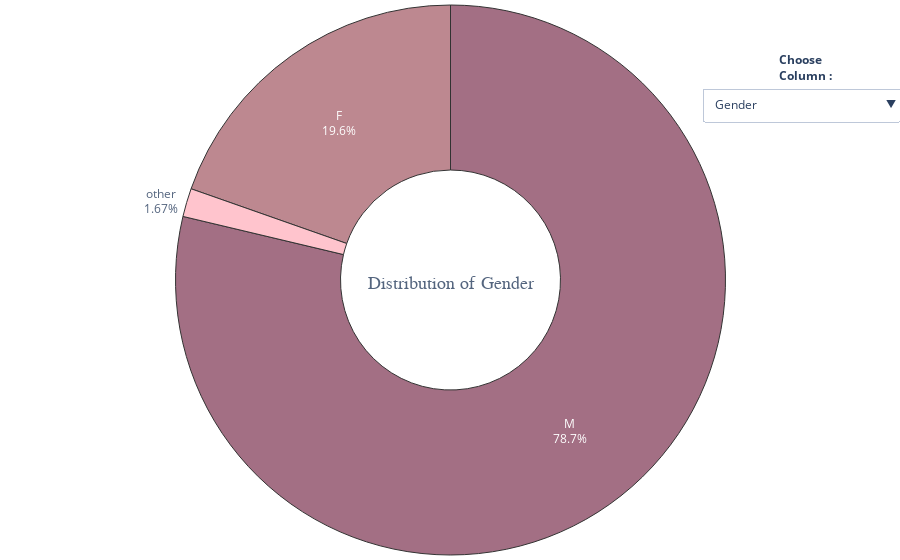

Notebook code for this chart:
### Code cell
buttons = []
i = 0
vis = [False] * 24

for col in df_.columns:
    vis[i] = True
    buttons.append({'label' : col,
             'method' : 'update',
             'args'   : [{'visible' : vis},
             {'title'  : col}] })
    i+=1
    vis = [False] * 24

fig = go.Figure()
for col in df_.columns:
    fig.add_trace(go.Pie(
             values = df_[col].value_counts(),
             labels = df_[col].value_counts().index,
             title = dict(text = 'Distribution of {}'.format(col),
                          font = dict(size=18, family = 'Times New Roman'),
                          ),
             hole = 0.4,
             hoverinfo='label+percent',))
fig.update_traces(hoverinfo='label+percent',
                  textinfo='label+percent',
                  textfont_size=12,
                  opacity = 0.8,
                  showlegend = False,
                  marker = dict(colors = sns.color_palette(palette1).as_hex(),
                              line=dict(color='#000000', width=1)))
              
fig.update_layout(margin=dict(t=0, b=0, l=0, r=0),
                  updatemenus = [dict(
                        type = 'dropdown',
                        x = 1.15,
                        y = 0.85,
                        showactive = True,
                        active = 0,
                        buttons = buttons)],
                 annotations=[
                             dict(text = "<b>Choose<br>Column<b> : ",
                             showarrow=False,
                             x = 1.06, y = 0.92, yref = "paper", align = "left")])
for i in range(1,22):
    fig.data[i].visible = False
fig.show()

### Figure 1 — Plotly figure (JSON) as saved in the notebook; plotly's stock layout.template omitted (floating-point values rounded to 4 significant figures)
{"data": [{"hole": 0.4, "hoverinfo": "label+percent", "labels": ["M", "F", "other"], "marker": {"colors": ["#8d4c66", "#ad6b75", "#ffb6c1", "#f0b2b2", "#c1f8d8", "#d8bfd8", "#e0b0ff", "#ffb6c1", "#f0b2b2", "#f8d8c1", "#fffacd", "#d2b48c", "#d6b39f", "#c48d86"], "line": {"color": "#000000", "width": 1}}, "opacity": 0.8, "showlegend": false, "textfont": {"size": 12}, "textinfo": "label+percent", "title": {"font": {"family": "Times New Roman", "size": 18}, "text": "Distribution of Gender"}, "type": "pie", "values": [991, 247, 21]}, {"hole": 0.4, "hoverinfo": "label+percent", "labels": ["No", "Yes"], "marker": {"colors": ["#8d4c66", "#ad6b75", "#ffb6c1", "#f0b2b2", "#c1f8d8", "#d8bfd8", "#e0b0ff", "#ffb6c1", "#f0b2b2", "#f8d8c1", "#fffacd", "#d2b48c", "#d6b39f", "#c48d86"], "line": {"color": "#000000", "width": 1}}, "opacity": 0.8, "showlegend": false, "textfont": {"size": 12}, "textinfo": "label+percent", "title": {"font": {"family": "Times New Roman", "size": 18}, "text": "Distribution of self_employed"}, "type": "pie", "values": [1109, 150], "visible": false}, {"hole": 0.4, "hoverinfo": "label+percent", "labels": ["No", "Yes"], "marker": {"colors": ["#8d4c66", "#ad6b75", "#ffb6c1", "#f0b2b2", "#c1f8d8", "#d8bfd8", "#e0b0ff", "#ffb6c1", "#f0b2b2", "#f8d8c1", "#fffacd", "#d2b48c", "#d6b39f", "#c48d86"], "line": {"color": "#000000", "width": 1}}, "opacity": 0.8, "showlegend": false, "textfont": {"size": 12}, "textinfo": "label+percent", "title": {"font": {"family": "Times New Roman", "size": 18}, "text": "Distribution of family_history"}, "type": "pie", "values": [767, 492], "visible": false}, {"hole": 0.4, "hoverinfo": "label+percent", "labels": ["Yes", "No"], "marker": {"colors": ["#8d4c66", "#ad6b75", "#ffb6c1", "#f0b2b2", "#c1f8d8", "#d8bfd8", "#e0b0ff", "#ffb6c1", "#f0b2b2", "#f8d8c1", "#fffacd", "#d2b48c", "#d6b39f", "#c48d86"], "line": {"color": "#000000", "width": 1}}, "opacity": 0.8, "showlegend": false, "textfont": {"size": 12}, "textinfo": "label+percent", "title": {"font": {"family": "Times New Roman", "size": 18}, "text": "Distribution of treatment"}, "type": "pie", "values": [637, 622], "visible": false}, {"hole": 0.4, "hoverinfo": "label+percent", "labels": ["Sometimes", "Never", "Rarely", "Often"], "marker": {"colors": ["#8d4c66", "#ad6b75", "#ffb6c1", "#f0b2b2", "#c1f8d8", "#d8bfd8", "#e0b0ff", "#ffb6c1", "#f0b2b2", "#f8d8c1", "#fffacd", "#d2b48c", "#d6b39f", "#c48d86"], "line": {"color": "#000000", "width": 1}}, "opacity": 0.8, "showlegend": false, "textfont": {"size": 12}, "textinfo": "label+percent", "title": {"font": {"family": "Times New Roman", "size": 18}, "text": "Distribution of work_interfere"}, "type": "pie", "values": [604, 256, 218, 181], "visible": false}, {"hole": 0.4, "hoverinfo": "label+percent", "labels": ["6-25", "26-100", "More than 1000", "100-500", "1-5", "500-1000"], "marker": {"colors": ["#8d4c66", "#ad6b75", "#ffb6c1", "#f0b2b2", "#c1f8d8", "#d8bfd8", "#e0b0ff", "#ffb6c1", "#f0b2b2", "#f8d8c1", "#fffacd", "#d2b48c", "#d6b39f", "#c48d86"], "line": {"color": "#000000", "width": 1}}, "opacity": 0.8, "showlegend": false, "textfont": {"size": 12}, "textinfo": "label+percent", "title": {"font": {"family": "Times New Roman", "size": 18}, "text": "Distribution of no_employees"}, "type": "pie", "values": [290, 289, 282, 176, 162, 60], "visible": false}, {"hole": 0.4, "hoverinfo": "label+percent", "labels": ["No", "Yes"], "marker": {"colors": ["#8d4c66", "#ad6b75", "#ffb6c1", "#f0b2b2", "#c1f8d8", "#d8bfd8", "#e0b0ff", "#ffb6c1", "#f0b2b2", "#f8d8c1", "#fffacd", "#d2b48c", "#d6b39f", "#c48d86"], "line": {"color": "#000000", "width": 1}}, "opacity": 0.8, "showlegend": false, "textfont": {"size": 12}, "textinfo": "label+percent", "title": {"font": {"family": "Times New Roman", "size": 18}, "text": "Distribution of remote_work"}, "type": "pie", "values": [883, 376], "visible": false}, {"hole": 0.4, "hoverinfo": "label+percent", "labels": ["Yes", "No"], "marker": {"colors": ["#8d4c66", "#ad6b75", "#ffb6c1", "#f0b2b2", "#c1f8d8", "#d8bfd8", "#e0b0ff", "#ffb6c1", "#f0b2b2", "#f8d8c1", "#fffacd", "#d2b48c", "#d6b39f", "#c48d86"], "line": {"color": "#000000", "width": 1}}, "opacity": 0.8, "showlegend": false, "textfont": {"size": 12}, "textinfo": "label+percent", "title": {"font": {"family": "Times New Roman", "size": 18}, "text": "Distribution of tech_company"}, "type": "pie", "values": [1031, 228], "visible": false}, {"hole": 0.4, "hoverinfo": "label+percent", "labels": ["Yes", "Don't know", "No"], "marker": {"colors": ["#8d4c66", "#ad6b75", "#ffb6c1", "#f0b2b2", "#c1f8d8", "#d8bfd8", "#e0b0ff", "#ffb6c1", "#f0b2b2", "#f8d8c1", "#fffacd", "#d2b48c", "#d6b39f", "#c48d86"], "line": {"color": "#000000", "width": 1}}, "opacity": 0.8, "showlegend": false, "textfont": {"size": 12}, "textinfo": "label+percent", "title": {"font": {"family": "Times New Roman", "size": 18}, "text": "Distribution of benefits"}, "type": "pie", "values": [477, 408, 374], "visible": false}, {"hole": 0.4, "hoverinfo": "label+percent", "labels": ["No", "Yes", "Not sure"], "marker": {"colors": ["#8d4c66", "#ad6b75", "#ffb6c1", "#f0b2b2", "#c1f8d8", "#d8bfd8", "#e0b0ff", "#ffb6c1", "#f0b2b2", "#f8d8c1", "#fffacd", "#d2b48c", "#d6b39f", "#c48d86"], "line": {"color": "#000000", "width": 1}}, "opacity": 0.8, "showlegend": false, "textfont": {"size": 12}, "textinfo": "label+percent", "title": {"font": {"family": "Times New Roman", "size": 18}, "text": "Distribution of care_options"}, "type": "pie", "values": [501, 444, 314], "visible": false}, {"hole": 0.4, "hoverinfo": "label+percent", "labels": ["No", "Yes", "Don't know"], "marker": {"colors": ["#8d4c66", "#ad6b75", "#ffb6c1", "#f0b2b2", "#c1f8d8", "#d8bfd8", "#e0b0ff", "#ffb6c1", "#f0b2b2", "#f8d8c1", "#fffacd", "#d2b48c", "#d6b39f", "#c48d86"], "line": {"color": "#000000", "width": 1}}, "opacity": 0.8, "showlegend": false, "textfont": {"size": 12}, "textinfo": "label+percent", "title": {"font": {"family": "Times New Roman", "size": 18}, "text": "Distribution of wellness_program"}, "type": "pie", "values": [842, 229, 188], "visible": false}, {"hole": 0.4, "hoverinfo": "label+percent", "labels": ["No", "Don't know", "Yes"], "marker": {"colors": ["#8d4c66", "#ad6b75", "#ffb6c1", "#f0b2b2", "#c1f8d8", "#d8bfd8", "#e0b0ff", "#ffb6c1", "#f0b2b2", "#f8d8c1", "#fffacd", "#d2b48c", "#d6b39f", "#c48d86"], "line": {"color": "#000000", "width": 1}}, "opacity": 0.8, "showlegend": false, "textfont": {"size": 12}, "textinfo": "label+percent", "title": {"font": {"family": "Times New Roman", "size": 18}, "text": "Distribution of seek_help"}, "type": "pie", "values": [646, 363, 250], "visible": false}, {"hole": 0.4, "hoverinfo": "label+percent", "labels": ["Don't know", "Yes", "No"], "marker": {"colors": ["#8d4c66", "#ad6b75", "#ffb6c1", "#f0b2b2", "#c1f8d8", "#d8bfd8", "#e0b0ff", "#ffb6c1", "#f0b2b2", "#f8d8c1", "#fffacd", "#d2b48c", "#d6b39f", "#c48d86"], "line": {"color": "#000000", "width": 1}}, "opacity": 0.8, "showlegend": false, "textfont": {"size": 12}, "textinfo": "label+percent", "title": {"font": {"family": "Times New Roman", "size": 18}, "text": "Distribution of anonymity"}, "type": "pie", "values": [819, 375, 65], "visible": false}, {"hole": 0.4, "hoverinfo": "label+percent", "labels": ["Don't know", "Somewhat easy", "Very easy", "Somewhat difficult", "Very difficult"], "marker": {"colors": ["#8d4c66", "#ad6b75", "#ffb6c1", "#f0b2b2", "#c1f8d8", "#d8bfd8", "#e0b0ff", "#ffb6c1", "#f0b2b2", "#f8d8c1", "#fffacd", "#d2b48c", "#d6b39f", "#c48d86"], "line": {"color": "#000000", "width": 1}}, "opacity": 0.8, "showlegend": false, "textfont": {"size": 12}, "textinfo": "label+percent", "title": {"font": {"family": "Times New Roman", "size": 18}, "text": "Distribution of leave"}, "type": "pie", "values": [563, 266, 206, 126, 98], "visible": false}, {"hole": 0.4, "hoverinfo": "label+percent", "labels": ["No", "Maybe", "Yes"], "marker": {"colors": ["#8d4c66", "#ad6b75", "#ffb6c1", "#f0b2b2", "#c1f8d8", "#d8bfd8", "#e0b0ff", "#ffb6c1", "#f0b2b2", "#f8d8c1", "#fffacd", "#d2b48c", "#d6b39f", "#c48d86"], "line": {"color": "#000000", "width": 1}}, "opacity": 0.8, "showlegend": false, "textfont": {"size": 12}, "textinfo": "label+percent", "title": {"font": {"family": "Times New Roman", "size": 18}, "text": "Distribution of mental_health_consequence"}, "type": "pie", "values": [490, 477, 292], "visible": false}, {"hole": 0.4, "hoverinfo": "label+percent", "labels": ["No", "Maybe", "Yes"], "marker": {"colors": ["#8d4c66", "#ad6b75", "#ffb6c1", "#f0b2b2", "#c1f8d8", "#d8bfd8", "#e0b0ff", "#ffb6c1", "#f0b2b2", "#f8d8c1", "#fffacd", "#d2b48c", "#d6b39f", "#c48d86"], "line": {"color": "#000000", "width": 1}}, "opacity": 0.8, "showlegend": false, "textfont": {"size": 12}, "textinfo": "label+percent", "title": {"font": {"family": "Times New Roman", "size": 18}, "text": "Distribution of phys_health_consequence"}, "type": "pie", "values": [925, 273, 61], "visible": false}, {"hole": 0.4, "hoverinfo": "label+percent", "labels": ["Some of them", "No", "Yes"], "marker": {"colors": ["#8d4c66", "#ad6b75", "#ffb6c1", "#f0b2b2", "#c1f8d8", "#d8bfd8", "#e0b0ff", "#ffb6c1", "#f0b2b2", "#f8d8c1", "#fffacd", "#d2b48c", "#d6b39f", "#c48d86"], "line": {"color": "#000000", "width": 1}}, "opacity": 0.8, "showlegend": false, "textfont": {"size": 12}, "textinfo": "label+percent", "title": {"font": {"family": "Times New Roman", "size": 18}, "text": "Distribution of coworkers"}, "type": "pie", "values": [774, 260, 225], "visible": false}, {"hole": 0.4, "hoverinfo": "label+percent", "labels": ["Yes", "No", "Some of them"], "marker": {"colors": ["#8d4c66", "#ad6b75", "#ffb6c1", "#f0b2b2", "#c1f8d8", "#d8bfd8", "#e0b0ff", "#ffb6c1", "#f0b2b2", "#f8d8c1", "#fffacd", "#d2b48c", "#d6b39f", "#c48d86"], "line": {"color": "#000000", "width": 1}}, "opacity": 0.8, "showlegend": false, "textfont": {"size": 12}, "textinfo": "label+percent", "title": {"font": {"family": "Times New Roman", "size": 18}, "text": "Distribution of supervisor"}, "type": "pie", "values": [516, 393, 350], "visible": false}, {"hole": 0.4, "hoverinfo": "label+percent", "labels": ["No", "Maybe", "Yes"], "marker": {"colors": ["#8d4c66", "#ad6b75", "#ffb6c1", "#f0b2b2", "#c1f8d8", "#d8bfd8", "#e0b0ff", "#ffb6c1", "#f0b2b2", "#f8d8c1", "#fffacd", "#d2b48c", "#d6b39f", "#c48d86"], "line": {"color": "#000000", "width": 1}}, "opacity": 0.8, "showlegend": false, "textfont": {"size": 12}, "textinfo": "label+percent", "title": {"font": {"family": "Times New Roman", "size": 18}, "text": "Distribution of mental_health_interview"}, "type": "pie", "values": [1008, 207, 44], "visible": false}, {"hole": 0.4, "hoverinfo": "label+percent", "labels": ["Maybe", "No", "Yes"], "marker": {"colors": ["#8d4c66", "#ad6b75", "#ffb6c1", "#f0b2b2", "#c1f8d8", "#d8bfd8", "#e0b0ff", "#ffb6c1", "#f0b2b2", "#f8d8c1", "#fffacd", "#d2b48c", "#d6b39f", "#c48d86"], "line": {"color": "#000000", "width": 1}}, "opacity": 0.8, "showlegend": false, "textfont": {"size": 12}, "textinfo": "label+percent", "title": {"font": {"family": "Times New Roman", "size": 18}, "text": "Distribution of phys_health_interview"}, "type": "pie", "values": [557, 500, 202], "visible": false}, {"hole": 0.4, "hoverinfo": "label+percent", "labels": ["Don't know", "Yes", "No"], "marker": {"colors": ["#8d4c66", "#ad6b75", "#ffb6c1", "#f0b2b2", "#c1f8d8", "#d8bfd8", "#e0b0ff", "#ffb6c1", "#f0b2b2", "#f8d8c1", "#fffacd", "#d2b48c", "#d6b39f", "#c48d86"], "line": {"color": "#000000", "width": 1}}, "opacity": 0.8, "showlegend": false, "textfont": {"size": 12}, "textinfo": "label+percent", "title": {"font": {"family": "Times New Roman", "size": 18}, "text": "Distribution of mental_vs_physical"}, "type": "pie", "values": [576, 343, 340], "visible": false}, {"hole": 0.4, "hoverinfo": "label+percent", "labels": ["No", "Yes"], "marker": {"colors": ["#8d4c66", "#ad6b75", "#ffb6c1", "#f0b2b2", "#c1f8d8", "#d8bfd8", "#e0b0ff", "#ffb6c1", "#f0b2b2", "#f8d8c1", "#fffacd", "#d2b48c", "#d6b39f", "#c48d86"], "line": {"color": "#000000", "width": 1}}, "opacity": 0.8, "showlegend": false, "textfont": {"size": 12}, "textinfo": "label+percent", "title": {"font": {"family": "Times New Roman", "size": 18}, "text": "Distribution of obs_consequence"}, "type": "pie", "values": [1075, 184], "visible": false}], "layout": {"annotations": [{"align": "left", "showarrow": false, "text": "<b>Choose<br>Column<b> : ", "x": 1.06, "y": 0.92, "yref": "paper"}], "margin": {"b": 0, "l": 0, "r": 0, "t": 0}, "updatemenus": [{"active": 0, "buttons": [{"args": [{"visible": [true, false, false, false, false, false, false, false, false, false, false, false, false, false, false, false, false, false, false, false, false, false, false, false]}, {"title": "Gender"}], "label": "Gender", "method": "update"}, {"args": [{"visible": [false, true, false, false, false, false, false, false, false, false, false, false, false, false, false, false, false, false, false, false, false, false, false, false]}, {"title": "self_employed"}], "label": "self_employed", "method": "update"}, {"args": [{"visible": [false, false, true, false, false, false, false, false, false, false, false, false, false, false, false, false, false, false, false, false, false, false, false, false]}, {"title": "family_history"}], "label": "family_history", "method": "update"}, {"args": [{"visible": [false, false, false, true, false, false, false, false, false, false, false, false, false, false, false, false, false, false, false, false, false, false, false, false]}, {"title": "treatment"}], "label": "treatment", "method": "update"}, {"args": [{"visible": [false, false, false, false, true, false, false, false, false, false, false, false, false, false, false, false, false, false, false, false, false, false, false, false]}, {"title": "work_interfere"}], "label": "work_interfere", "method": "update"}, {"args": [{"visible": [false, false, false, false, false, true, false, false, false, false, false, false, false, false, false, false, false, false, false, false, false, false, false, false]}, {"title": "no_employees"}], "label": "no_employees", "method": "update"}, {"args": [{"visible": [false, false, false, false, false, false, true, false, false, false, false, false, false, false, false, false, false, false, false, false, false, false, false, false]}, {"title": "remote_work"}], "label": "remote_work", "method": "update"}, {"args": [{"visible": [false, false, false, false, false, false, false, true, false, false, false, false, false, false, false, false, false, false, false, false, false, false, false, false]}, {"title": "tech_company"}], "label": "tech_company", "method": "update"}, {"args": [{"visible": [false, false, false, false, false, false, false, false, true, false, false, false, false, false, false, false, false, false, false, false, false, false, false, false]}, {"title": "benefits"}], "label": "benefits", "method": "update"}, {"args": [{"visible": [false, false, false, false, false, false, false, false, false, true, false, false, false, false, false, false, false, false, false, false, false, false, false, false]}, {"title": "care_options"}], "label": "care_options", "method": "update"}, {"args": [{"visible": [false, false, false, false, false, false, false, false, false, false, true, false, false, false, false, false, false, false, false, false, false, false, false, false]}, {"title": "wellness_program"}], "label": "wellness_program", "method": "update"}, {"args": [{"visible": [false, false, false, false, false, false, false, false, false, false, false, true, false, false, false, false, false, false, false, false, false, false, false, false]}, {"title": "seek_help"}], "label": "seek_help", "method": "update"}, {"args": [{"visible": [false, false, false, false, false, false, false, false, false, false, false, false, true, false, false, false, false, false, false, false, false, false, false, false]}, {"title": "anonymity"}], "label": "anonymity", "method": "update"}, {"args": [{"visible": [false, false, false, false, false, false, false, false, false, false, false, false, false, true, false, false, false, false, false, false, false, false, false, false]}, {"title": "leave"}], "label": "leave", "method": "update"}, {"args": [{"visible": [false, false, false, false, false, false, false, false, false, false, false, false, false, false, true, false, false, false, false, false, false, false, false, false]}, {"title": "mental_health_consequence"}], "label": "mental_health_consequence", "method": "update"}, {"args": [{"visible": [false, false, false, false, false, false, false, false, false, false, false, false, false, false, false, true, false, false, false, false, false, false, false, false]}, {"title": "phys_health_consequence"}], "label": "phys_health_consequence", "method": "update"}, {"args": [{"visible": [false, false, false, false, false, false, false, false, false, false, false, false, false, false, false, false, true, false, false, false, false, false, false, false]}, {"title": "coworkers"}], "label": "coworkers", "method": "update"}, {"args": [{"visible": [false, false, false, false, false, false, false, false, false, false, false, false, false, false, false, false, false, true, false, false, false, false, false, false]}, {"title": "supervisor"}], "label": "supervisor", "method": "update"}, {"args": [{"visible": [false, false, false, false, false, false, false, false, false, false, false, false, false, false, false, false, false, false, true, false, false, false, false, false]}, {"title": "mental_health_interview"}], "label": "mental_health_interview", "method": "update"}, {"args": [{"visible": [false, false, false, false, false, false, false, false, false, false, false, false, false, false, false, false, false, false, false, true, false, false, false, false]}, {"title": "phys_health_interview"}], "label": "phys_health_interview", "method": "update"}, {"args": [{"visible": [false, false, false, false, false, false, false, false, false, false, false, false, false, false, false, false, false, false, false, false, true, false, false, false]}, {"title": "mental_vs_physical"}], "label": "mental_vs_physical", "method": "update"}, {"args": [{"visible": [false, false, false, false, false, false, false, false, false, false, false, false, false, false, false, false, false, false, false, false, false, true, false, false]}, {"title": "obs_consequence"}], "label": "obs_consequence", "method": "update"}], "showactive": true, "type": "dropdown", "x": 1.15, "y": 0.85}]}}
